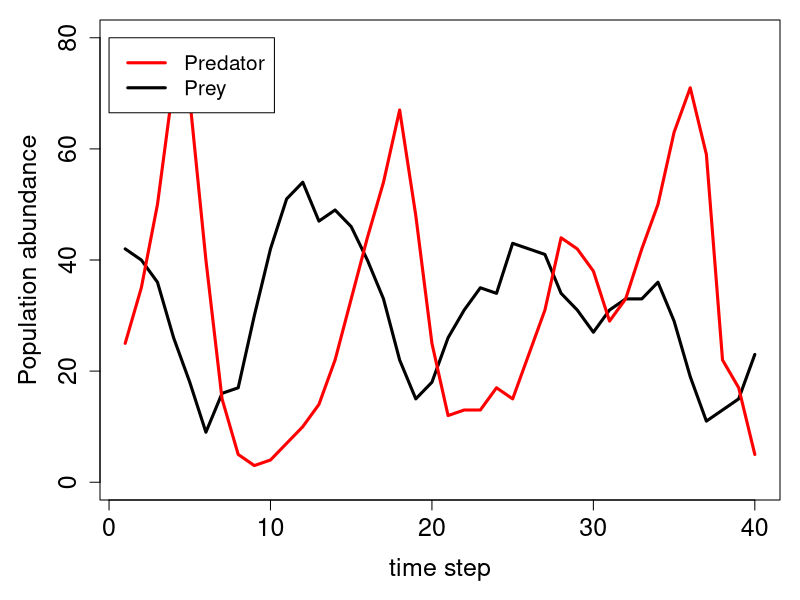

The R script that drew this image:
# =============================================================================
# Movement function
# =============================================================================
movement <- function(inds, xloc = 2, yloc = 3, xmax = 8, ymax = 8){
  total_inds   <- dim(inds)[1]; # Get the number of individuals in inds
  move_dists   <- c(-1, 0, 1);  # Define the possible distances to move
  x_move       <- sample(x = move_dists, size = total_inds, replace = TRUE);
  y_move       <- sample(x = move_dists, size = total_inds, replace = TRUE);
  inds[, xloc] <- inds[, xloc] + x_move;
  inds[, yloc] <- inds[, yloc] + y_move;
  # =========   The reflecting boundary is added below
  for(i in 1:total_inds){               # For each individual i in the array
    if(inds[i, xloc] > xmax){         # If it moved passed the maximum xloc
      inds[i, xloc] <- xmax - 1;    # Then move it back toward the centre
    }
    if(inds[i, xloc] < 1){            # If it moved below 1 on xloc
      inds[i, xloc] <- 2;           # Move it toward the centre (2)
    }
    if(inds[i, yloc] > ymax){         # If it moved passed the maximum yloc
      inds[i, yloc] <- ymax - 1;    # Then move it back toward the centre
    }
    if(inds[i, yloc] < 1){            # If it moved below 1 on yloc
      inds[i, yloc] <- 2;           # Then move it toward the centre (2)
    }
  } 
  # =========  Now all individuals should stay on the landscape
  return(inds);
}

# =============================================================================
# Birth function
# =============================================================================
birth <- function(inds, lambda = 0.5, repr_col = 4){
  total_inds       <- dim(inds)[1]; # Get the number of individuals in inds
  ind_cols         <- dim(inds)[2]; # Total inds columns
  inds[, repr_col] <- rpois(n = total_inds, lambda = lambda); 
  total_off        <- sum(inds[, repr_col]);
  # ---- We now have the total number of new offspring; now add to inds
  new_inds     <- array(data = 0, dim = c(total_off, ind_cols));
  new_inds[,1] <- rnorm(n = dim(new_inds)[1], mean = 23, sd = 3);
  new_inds[,2] <- sample(x = 1:8, size = dim(new_inds)[1], replace = TRUE);
  new_inds[,3] <- sample(x = 1:8, size = dim(new_inds)[1], replace = TRUE);
  # ---- Our new offspring can now be attached in the inds array
  inds <- rbind(inds, new_inds);
  return(inds);
}

# =============================================================================
# Death function
# =============================================================================
death <- function(inds, xlen = 8, ylen = 8, dcol = 5, xcol = 2, ycol = 3){
  for(xdim in 1:xlen){      # For each row `xdim` of the landscape...
    for(ydim in 1:ylen){  # For each col `ydim` of the landscape...
      # Get the total number of individuals on the landscape cell
      on_cell <- sum( inds[, xcol] == xdim & inds[, ycol]  == ydim);
      # Only do something if on_cell is more than one
      if(on_cell > 1){
        # Get all of the occupants on the cell
        occupants <- which(inds[, xcol] == xdim & inds[, ycol] == ydim);
        # Sample all but one random occupants to die
        rand_occ  <- sample(x = occupants, size = on_cell - 1);
        # Then add their death to the last column of inds
        inds[rand_occ, dcol] <- 1;
      }
    }
  }
  return(inds);
}

# =============================================================================
# Predation function
# =============================================================================
predation <- function(pred, inds, xcol = 2, ycol = 3, rcol = 4, dcol = 5){
  predators   <- dim(pred)[1]; # Predator number
  pred[, dcol] <- 1;           # Assume dead until proven otherwise
  pred[, rcol] <- 0;           # Assume not reproducing until proven otherwise
  for(p in 1:predators){       # For each predator (p) in the array
    xloc   <- pred[p, xcol]; # Get the x and y locations
    yloc   <- pred[p, ycol];
    N_prey <- sum( inds[, xcol] == xloc & inds[, ycol] == yloc);
    # ----- Let's take care of the predator first below
    if(N_prey > 0){
      pred[p, dcol] <- 0;  # The predator lives
    }
    if(N_prey > 1){
      pred[p, rcol] <- 1;  # The predator reproduces
    }
    # ----- Now let's take care of the prey
    if(N_prey > 0){ # If there are some prey, find them
      prey <- which( inds[, xcol] == xloc & inds[, ycol] == yloc);
      if(N_prey > 2){ # But if there are more than 2, just eat 2
        prey <- sample(x = prey, size = 2, replace = FALSE);
      }
      inds[prey, dcol] <- 1; # Record the prey as dead
    }
  } # We now know which inds died, and which prey died & reproduced
  # ---- Below removes predators that have died
  pred         <- pred[pred[,dcol] == 0,] # Only survivors now left
  # ----- Below adds new predators based on the reproduction above    
  pred_off     <- sum(pred[, rcol]);
  new_pred     <- array(data = 0, dim = c(pred_off, dim(pred)[2]));
  new_pred[,1] <- rnorm(n = dim(new_pred)[1], mean = 23, sd = 3);
  new_pred[,2] <- sample(x = 1:8, size = dim(new_pred)[1], replace = TRUE);
  new_pred[,3] <- sample(x = 1:8, size = dim(new_pred)[1], replace = TRUE);
  pred         <- rbind(pred, new_pred);
  # ----- Now let's remove the prey that were eaten
  inds         <- inds[inds[,dcol] == 0,]; # Only living prey left
  # Now need to return *both* the predator and prey arrays
  pred_prey <- list(pred = pred, inds = inds);
  return(pred_prey);
}

# =============================================================================
# Simulate predator-prey dynamics
# =============================================================================
# ----- Initialise individuals (prey)
inds           <- array(data = 0, dim = c(40, 5));
inds[,1]       <- rnorm(n = dim(inds)[1], mean = 23, sd = 3);
inds[,2]       <- sample(x = 1:8, size = dim(inds)[1], replace = TRUE);
inds[,3]       <- sample(x = 1:8, size = dim(inds)[1], replace = TRUE);
# ----- Initialise individuals (predator)
pred           <- array(data = 0, dim = c(20, 5));
pred[,1]       <- rnorm(n = dim(pred)[1], mean = 23, sd = 3);
pred[,2]       <- sample(x = 1:8, size = dim(pred)[1], replace = TRUE);
pred[,3]       <- sample(x = 1:8, size = dim(pred)[1], replace = TRUE);
# ---- Start the simulation as before
ts         <- 0;
time_steps <- 40;
inds_hist  <- NULL;
pred_hist  <- NULL;
while(ts < time_steps){
  pred            <- movement(pred);
  inds            <- movement(inds); # Note: I increased prey birth rate
  inds            <- birth(inds, lambda = 1.5);
  pred_prey_res   <- predation(pred = pred, inds = inds);
  pred            <- pred_prey_res$pred;
  inds            <- pred_prey_res$inds;
  inds            <- death(inds);
  inds            <- inds[inds[, 5] == 0,]; # Retain living
  ts              <- ts + 1; 
  inds_hist[[ts]] <- inds;
  pred_hist[[ts]] <- pred;
}

# =============================================================================
# Print the results
# =============================================================================
ind_abund <- array(data = NA, dim = c(40, 3));
for(i in 1:40){
  ind_abund[i, 1] <- i;                      # Save the time step
  ind_abund[i, 2] <- dim(inds_hist[[i]])[1]; # rows in inds_hist[[i]]
  ind_abund[i, 3] <- dim(pred_hist[[i]])[1]; # rows in pred_hist[[i]]
}
colnames(ind_abund) <- c("time_step", "abundance", "predators");
print(ind_abund);

# =============================================================================
# Plot the results
# =============================================================================
par(mar = c(5, 5, 1, 1));
plot(x = ind_abund[,2], type = "l", lwd = 3, ylim = c(0, 80), 
     xlab = "time step", ylab = "Population abundance", cex.axis = 1.5, 
     cex.lab = 1.5);
points(x = ind_abund[,3], type = "l", lwd = 3, col = "red");
legend(x = 0, y = 80, legend = c("Predator", "Prey"), col = c("red", "black"),
       cex = 1.25, lty = c("solid", "solid"), lwd = c(3, 3))

